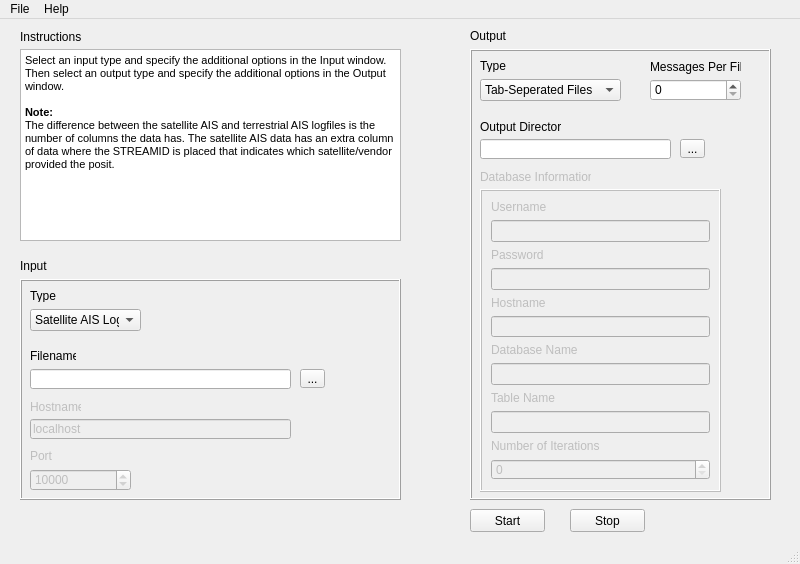
<?xml version="1.0" encoding="UTF-8"?>
<ui version="4.0">
 <class>AisParserMainWindow</class>
 <widget class="QMainWindow" name="AisParserMainWindow">
  <property name="geometry">
   <rect>
    <x>0</x>
    <y>0</y>
    <width>800</width>
    <height>564</height>
   </rect>
  </property>
  <property name="sizePolicy">
   <sizepolicy hsizetype="Preferred" vsizetype="Preferred">
    <horstretch>0</horstretch>
    <verstretch>0</verstretch>
   </sizepolicy>
  </property>
  <property name="minimumSize">
   <size>
    <width>800</width>
    <height>564</height>
   </size>
  </property>
  <property name="acceptDrops">
   <bool>false</bool>
  </property>
  <property name="windowTitle">
   <string>ICODE-MDA AIS Parser</string>
  </property>
  <widget class="QWidget" name="centralwidget">
   <widget class="QFrame" name="inputFrame">
    <property name="geometry">
     <rect>
      <x>20</x>
      <y>260</y>
      <width>381</width>
      <height>221</height>
     </rect>
    </property>
    <property name="autoFillBackground">
     <bool>false</bool>
    </property>
    <property name="frameShape">
     <enum>QFrame::Box</enum>
    </property>
    <property name="frameShadow">
     <enum>QFrame::Raised</enum>
    </property>
    <widget class="QLineEdit" name="filenameLineEdit">
     <property name="geometry">
      <rect>
       <x>10</x>
       <y>90</y>
       <width>261</width>
       <height>20</height>
      </rect>
     </property>
     <property name="readOnly">
      <bool>true</bool>
     </property>
    </widget>
    <widget class="QComboBox" name="inputTypeComboBox">
     <property name="geometry">
      <rect>
       <x>10</x>
       <y>30</y>
       <width>111</width>
       <height>22</height>
      </rect>
     </property>
     <item>
      <property name="text">
       <string>Satellite AIS Log</string>
      </property>
     </item>
     <item>
      <property name="text">
       <string>Terrestrial AIS Log</string>
      </property>
     </item>
     <item>
      <property name="text">
       <string>Satellite AIS TCP</string>
      </property>
     </item>
     <item>
      <property name="text">
       <string>Terrestrial AIS TCP</string>
      </property>
     </item>
    </widget>
    <widget class="QToolButton" name="filenameToolButton">
     <property name="geometry">
      <rect>
       <x>280</x>
       <y>90</y>
       <width>25</width>
       <height>19</height>
      </rect>
     </property>
     <property name="text">
      <string>...</string>
     </property>
    </widget>
    <widget class="QSpinBox" name="portSpinBox">
     <property name="enabled">
      <bool>false</bool>
     </property>
     <property name="geometry">
      <rect>
       <x>10</x>
       <y>190</y>
       <width>101</width>
       <height>22</height>
      </rect>
     </property>
     <property name="maximum">
      <number>65535</number>
     </property>
     <property name="value">
      <number>10000</number>
     </property>
    </widget>
    <widget class="QLabel" name="inputTypeLabel">
     <property name="geometry">
      <rect>
       <x>10</x>
       <y>10</y>
       <width>46</width>
       <height>13</height>
      </rect>
     </property>
     <property name="text">
      <string>Type</string>
     </property>
    </widget>
    <widget class="QLabel" name="filenameLabel">
     <property name="geometry">
      <rect>
       <x>10</x>
       <y>70</y>
       <width>46</width>
       <height>13</height>
      </rect>
     </property>
     <property name="text">
      <string>Filename</string>
     </property>
    </widget>
    <widget class="QLabel" name="portLabel">
     <property name="enabled">
      <bool>false</bool>
     </property>
     <property name="geometry">
      <rect>
       <x>10</x>
       <y>170</y>
       <width>46</width>
       <height>13</height>
      </rect>
     </property>
     <property name="text">
      <string>Port</string>
     </property>
    </widget>
    <widget class="QLineEdit" name="inputHostnameLineEdit">
     <property name="enabled">
      <bool>false</bool>
     </property>
     <property name="geometry">
      <rect>
       <x>10</x>
       <y>140</y>
       <width>261</width>
       <height>20</height>
      </rect>
     </property>
     <property name="text">
      <string>localhost</string>
     </property>
    </widget>
    <widget class="QLabel" name="inputHostnameLabel">
     <property name="enabled">
      <bool>false</bool>
     </property>
     <property name="geometry">
      <rect>
       <x>10</x>
       <y>120</y>
       <width>51</width>
       <height>16</height>
      </rect>
     </property>
     <property name="text">
      <string>Hostname</string>
     </property>
    </widget>
   </widget>
   <widget class="QFrame" name="outputFrame">
    <property name="geometry">
     <rect>
      <x>470</x>
      <y>30</y>
      <width>301</width>
      <height>451</height>
     </rect>
    </property>
    <property name="acceptDrops">
     <bool>false</bool>
    </property>
    <property name="autoFillBackground">
     <bool>false</bool>
    </property>
    <property name="frameShape">
     <enum>QFrame::Box</enum>
    </property>
    <property name="frameShadow">
     <enum>QFrame::Raised</enum>
    </property>
    <property name="lineWidth">
     <number>1</number>
    </property>
    <widget class="QLineEdit" name="outputDirectoryLineEdit">
     <property name="geometry">
      <rect>
       <x>10</x>
       <y>90</y>
       <width>191</width>
       <height>20</height>
      </rect>
     </property>
     <property name="readOnly">
      <bool>true</bool>
     </property>
    </widget>
    <widget class="QComboBox" name="outputTypeComboBox">
     <property name="geometry">
      <rect>
       <x>10</x>
       <y>30</y>
       <width>141</width>
       <height>22</height>
      </rect>
     </property>
     <item>
      <property name="text">
       <string>Tab-Seperated Files</string>
      </property>
     </item>
      <item>
        <property name="text">
          <string>PostgreSQL Database</string>
        </property>
      </item>
     <item>
      <property name="text">
       <string>MySql Database</string>
      </property>
     </item>
     <item>
      <property name="text">
       <string>Oracle Database</string>
      </property>
     </item>
     <item>
      <property name="text">
       <string>KML Placemarks</string>
      </property>
     </item>
     <item>
      <property name="text">
       <string>KML Tracks</string>
      </property>
     </item>
     <item>
      <property name="text">
       <string>ESRI Shapefile Points</string>
      </property>
     </item>
     <item>
      <property name="text">
       <string>ESRI Shapefile Tracks</string>
      </property>
     </item>
    </widget>
    <widget class="QLabel" name="outputTypeLabel">
     <property name="geometry">
      <rect>
       <x>10</x>
       <y>10</y>
       <width>46</width>
       <height>13</height>
      </rect>
     </property>
     <property name="text">
      <string>Type</string>
     </property>
    </widget>
    <widget class="QToolButton" name="outputDirectoryToolButton">
     <property name="geometry">
      <rect>
       <x>210</x>
       <y>90</y>
       <width>25</width>
       <height>19</height>
      </rect>
     </property>
     <property name="text">
      <string>...</string>
     </property>
    </widget>
    <widget class="QLabel" name="outputDirectoryLabel">
     <property name="geometry">
      <rect>
       <x>10</x>
       <y>70</y>
       <width>81</width>
       <height>16</height>
      </rect>
     </property>
     <property name="text">
      <string>Output Directory</string>
     </property>
    </widget>
    <widget class="QFrame" name="databaseInformationFrame">
     <property name="enabled">
      <bool>false</bool>
     </property>
     <property name="geometry">
      <rect>
       <x>10</x>
       <y>140</y>
       <width>241</width>
       <height>303</height>
      </rect>
     </property>
     <property name="frameShape">
      <enum>QFrame::Box</enum>
     </property>
     <property name="frameShadow">
      <enum>QFrame::Raised</enum>
     </property>
     <layout class="QVBoxLayout" name="verticalLayout">
      <item>
       <widget class="QLabel" name="usernameLabel">
        <property name="text">
         <string>Username</string>
        </property>
       </widget>
      </item>
      <item>
       <widget class="QLineEdit" name="usernameLineEdit">
        <property name="text">
         <string/>
        </property>
       </widget>
      </item>
      <item>
       <widget class="QLabel" name="passwordLabel">
        <property name="text">
         <string>Password</string>
        </property>
       </widget>
      </item>
      <item>
       <widget class="QLineEdit" name="passwordLineEdit">
        <property name="text">
         <string/>
        </property>
        <property name="echoMode">
         <enum>QLineEdit::Password</enum>
        </property>
       </widget>
      </item>
      <item>
       <widget class="QLabel" name="hostnameLabel">
        <property name="text">
         <string>Hostname</string>
        </property>
       </widget>
      </item>
      <item>
       <widget class="QLineEdit" name="hostnameLineEdit">
        <property name="text">
         <string/>
        </property>
       </widget>
      </item>
      <item>
       <widget class="QLabel" name="databaseNameLabel">
        <property name="text">
         <string>Database Name</string>
        </property>
       </widget>
      </item>
      <item>
       <widget class="QLineEdit" name="databaseNameLineEdit">
        <property name="text">
         <string/>
        </property>
       </widget>
      </item>
      <item>
       <widget class="QLabel" name="tableNameLabel">
        <property name="text">
         <string>Table Name</string>
        </property>
       </widget>
      </item>
      <item>
       <widget class="QLineEdit" name="tableNameLineEdit">
        <property name="text">
         <string/>
        </property>
       </widget>
      </item>
      <item>
       <widget class="QLabel" name="numIterationsLabel">
        <property name="text">
         <string>Number of Iterations</string>
        </property>
       </widget>
      </item>
      <item>
       <widget class="QSpinBox" name="numIterationsSpinBox">
        <property name="maximum">
         <number>1000000</number>
        </property>
       </widget>
      </item>
     </layout>
    </widget>
    <widget class="QLabel" name="databaseInformationLabel">
     <property name="enabled">
      <bool>false</bool>
     </property>
     <property name="geometry">
      <rect>
       <x>10</x>
       <y>120</y>
       <width>111</width>
       <height>16</height>
      </rect>
     </property>
     <property name="text">
      <string>Database Information</string>
     </property>
    </widget>
    <widget class="QSpinBox" name="messagesPerFileSpinBox">
     <property name="geometry">
      <rect>
       <x>180</x>
       <y>30</y>
       <width>91</width>
       <height>22</height>
      </rect>
     </property>
     <property name="maximum">
      <number>1000000</number>
     </property>
    </widget>
    <widget class="QLabel" name="messagesPerFilelabel">
     <property name="geometry">
      <rect>
       <x>180</x>
       <y>10</y>
       <width>91</width>
       <height>16</height>
      </rect>
     </property>
     <property name="text">
      <string>Messages Per File</string>
     </property>
    </widget>
   </widget>
   <widget class="QLabel" name="instructionsLabel">
    <property name="geometry">
     <rect>
      <x>20</x>
      <y>10</y>
      <width>101</width>
      <height>16</height>
     </rect>
    </property>
    <property name="text">
     <string>Instructions</string>
    </property>
   </widget>
   <widget class="QTextBrowser" name="instructionTextBrowser">
    <property name="geometry">
     <rect>
      <x>20</x>
      <y>30</y>
      <width>381</width>
      <height>192</height>
     </rect>
    </property>
    <property name="html">
     <string>&lt;!DOCTYPE HTML PUBLIC &quot;-//W3C//DTD HTML 4.0//EN&quot; &quot;http://www.w3.org/TR/REC-html40/strict.dtd&quot;&gt;
&lt;html&gt;&lt;head&gt;&lt;meta name=&quot;qrichtext&quot; content=&quot;1&quot; /&gt;&lt;style type=&quot;text/css&quot;&gt;
p, li { white-space: pre-wrap; }
&lt;/style&gt;&lt;/head&gt;&lt;body style=&quot; font-family:'MS Shell Dlg 2'; font-size:8.25pt; font-weight:400; font-style:normal;&quot;&gt;
&lt;p style=&quot; margin-top:0px; margin-bottom:0px; margin-left:0px; margin-right:0px; -qt-block-indent:0; text-indent:0px;&quot;&gt;&lt;span style=&quot; font-size:8pt;&quot;&gt;Select an input type and specify the additional options in the Input window. Then select an output type and specify the additional options in the Output window.&lt;/span&gt;&lt;/p&gt;
&lt;p style=&quot;-qt-paragraph-type:empty; margin-top:0px; margin-bottom:0px; margin-left:0px; margin-right:0px; -qt-block-indent:0; text-indent:0px; font-size:8pt;&quot;&gt;&lt;br /&gt;&lt;/p&gt;
&lt;p style=&quot; margin-top:0px; margin-bottom:0px; margin-left:0px; margin-right:0px; -qt-block-indent:0; text-indent:0px;&quot;&gt;&lt;span style=&quot; font-size:8pt; font-weight:600;&quot;&gt;Note:&lt;/span&gt;&lt;/p&gt;
&lt;p style=&quot; margin-top:0px; margin-bottom:0px; margin-left:0px; margin-right:0px; -qt-block-indent:0; text-indent:0px;&quot;&gt;&lt;span style=&quot; font-size:8pt;&quot;&gt;The difference between the satellite AIS and terrestrial AIS logfiles is the number of columns the data has. The satellite AIS data has an extra column of data where the STREAMID is placed that indicates which satellite/vendor provided the posit.&lt;/span&gt;&lt;/p&gt;&lt;/body&gt;&lt;/html&gt;</string>
    </property>
   </widget>
   <widget class="QLabel" name="inputLabel">
    <property name="geometry">
     <rect>
      <x>20</x>
      <y>240</y>
      <width>46</width>
      <height>13</height>
     </rect>
    </property>
    <property name="text">
     <string>Input</string>
    </property>
   </widget>
   <widget class="QLabel" name="outputLabel">
    <property name="geometry">
     <rect>
      <x>470</x>
      <y>10</y>
      <width>46</width>
      <height>13</height>
     </rect>
    </property>
    <property name="text">
     <string>Output</string>
    </property>
   </widget>
   <widget class="QPushButton" name="startPushButton">
    <property name="geometry">
     <rect>
      <x>470</x>
      <y>490</y>
      <width>75</width>
      <height>23</height>
     </rect>
    </property>
    <property name="text">
     <string>Start</string>
    </property>
   </widget>
   <widget class="QPushButton" name="stopPushButton">
    <property name="geometry">
     <rect>
      <x>570</x>
      <y>490</y>
      <width>75</width>
      <height>23</height>
     </rect>
    </property>
    <property name="text">
     <string>Stop</string>
    </property>
   </widget>
  </widget>
  <widget class="QMenuBar" name="menubar">
   <property name="geometry">
    <rect>
     <x>0</x>
     <y>0</y>
     <width>800</width>
     <height>21</height>
    </rect>
   </property>
   <widget class="QMenu" name="menuFile">
    <property name="title">
     <string>File</string>
    </property>
    <addaction name="actionClose"/>
   </widget>
   <widget class="QMenu" name="menuHelp">
    <property name="title">
     <string>Help</string>
    </property>
    <addaction name="actionLicense"/>
   </widget>
   <addaction name="menuFile"/>
   <addaction name="menuHelp"/>
  </widget>
  <widget class="QStatusBar" name="statusbar">
   <property name="layoutDirection">
    <enum>Qt::LeftToRight</enum>
   </property>
  </widget>
  <action name="actionClose">
   <property name="text">
    <string>Exit</string>
   </property>
  </action>
  <action name="actionAbout">
   <property name="text">
    <string>About</string>
   </property>
  </action>
  <action name="actionLicense">
   <property name="text">
    <string>License</string>
   </property>
  </action>
 </widget>
 <resources/>
 <connections>
  <connection>
   <sender>outputTypeComboBox</sender>
   <signal>currentIndexChanged(QString)</signal>
   <receiver>AisParserMainWindow</receiver>
   <slot>manageOutputVisibility(QString)</slot>
   <hints>
    <hint type="sourcelabel">
     <x>494</x>
     <y>99</y>
    </hint>
    <hint type="destinationlabel">
     <x>443</x>
     <y>92</y>
    </hint>
   </hints>
  </connection>
  <connection>
   <sender>inputTypeComboBox</sender>
   <signal>currentIndexChanged(QString)</signal>
   <receiver>AisParserMainWindow</receiver>
   <slot>manageInputVisibility(QString)</slot>
   <hints>
    <hint type="sourcelabel">
     <x>127</x>
     <y>343</y>
    </hint>
    <hint type="destinationlabel">
     <x>146</x>
     <y>273</y>
    </hint>
   </hints>
  </connection>
  <connection>
   <sender>startPushButton</sender>
   <signal>clicked(bool)</signal>
   <receiver>AisParserMainWindow</receiver>
   <slot>startParsingAis()</slot>
   <hints>
    <hint type="sourcelabel">
     <x>511</x>
     <y>522</y>
    </hint>
    <hint type="destinationlabel">
     <x>439</x>
     <y>524</y>
    </hint>
   </hints>
  </connection>
  <connection>
   <sender>stopPushButton</sender>
   <signal>clicked(bool)</signal>
   <receiver>AisParserMainWindow</receiver>
   <slot>stopParsingAis()</slot>
   <hints>
    <hint type="sourcelabel">
     <x>632</x>
     <y>524</y>
    </hint>
    <hint type="destinationlabel">
     <x>667</x>
     <y>523</y>
    </hint>
   </hints>
  </connection>
  <connection>
   <sender>filenameToolButton</sender>
   <signal>clicked()</signal>
   <receiver>AisParserMainWindow</receiver>
   <slot>fileChooser()</slot>
   <hints>
    <hint type="sourcelabel">
     <x>315</x>
     <y>398</y>
    </hint>
    <hint type="destinationlabel">
     <x>424</x>
     <y>406</y>
    </hint>
   </hints>
  </connection>
  <connection>
   <sender>outputDirectoryToolButton</sender>
   <signal>clicked()</signal>
   <receiver>AisParserMainWindow</receiver>
   <slot>directoryChooser()</slot>
   <hints>
    <hint type="sourcelabel">
     <x>697</x>
     <y>149</y>
    </hint>
    <hint type="destinationlabel">
     <x>782</x>
     <y>151</y>
    </hint>
   </hints>
  </connection>
 </connections>
 <slots>
  <slot>startParsingAis()</slot>
  <slot>stopParsingAis()</slot>
  <slot>manageOutputVisibility(QString)</slot>
  <slot>manageInputVisibility(QString)</slot>
  <slot>fileChooser()</slot>
  <slot>directoryChooser()</slot>
 </slots>
</ui>
